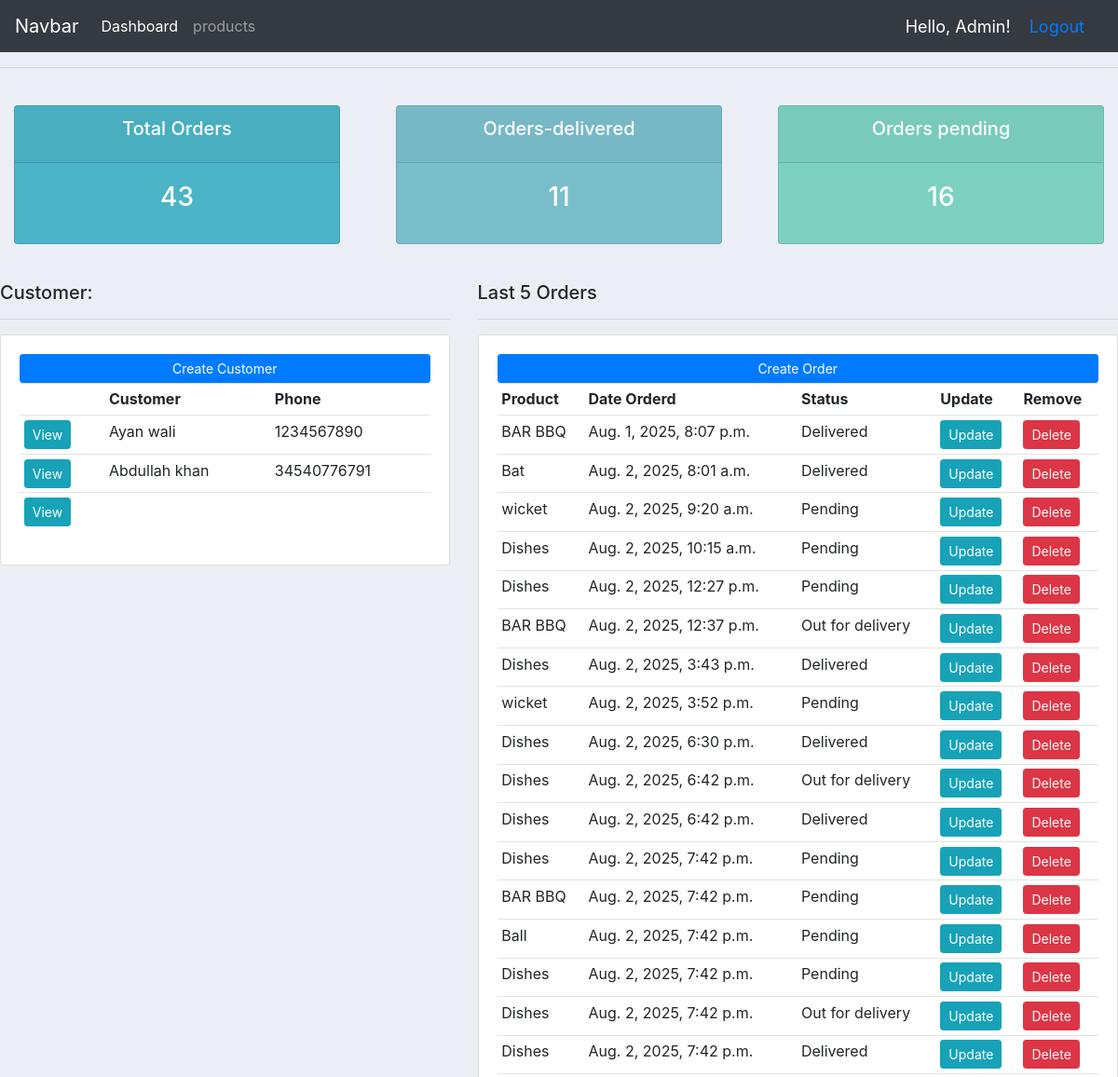
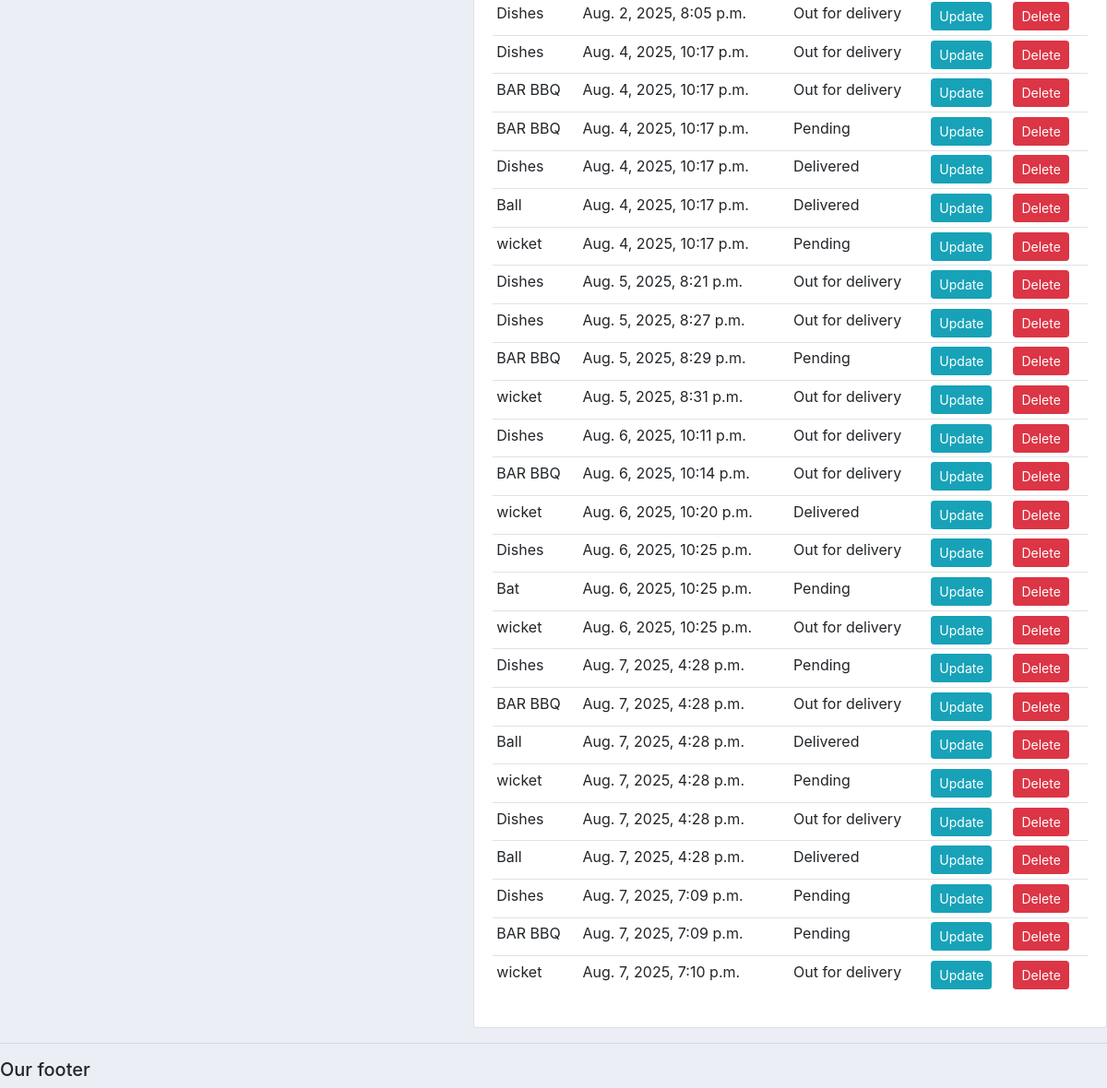
The app's page / (signed in), older data (2 pictures, top to bottom).
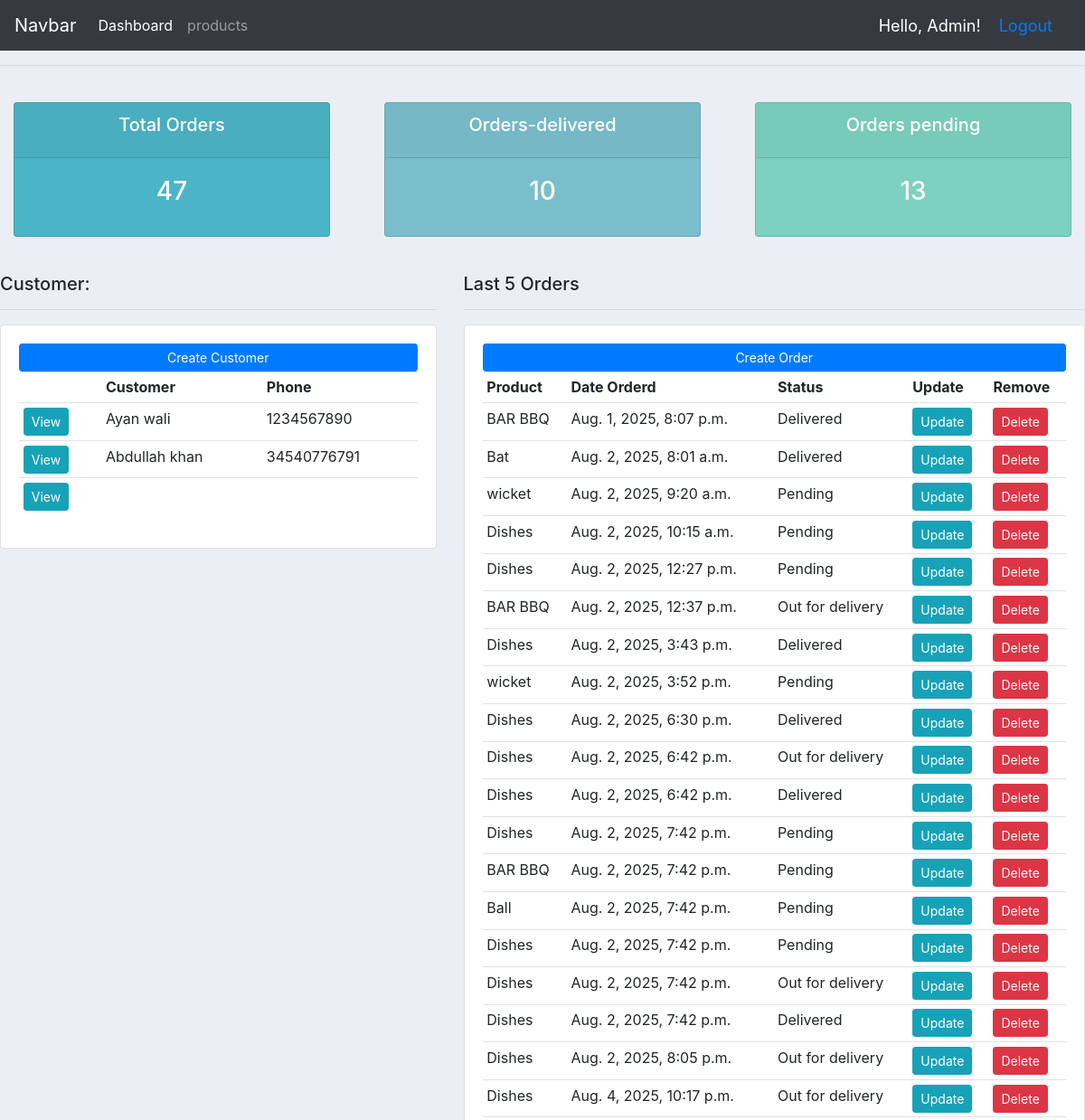
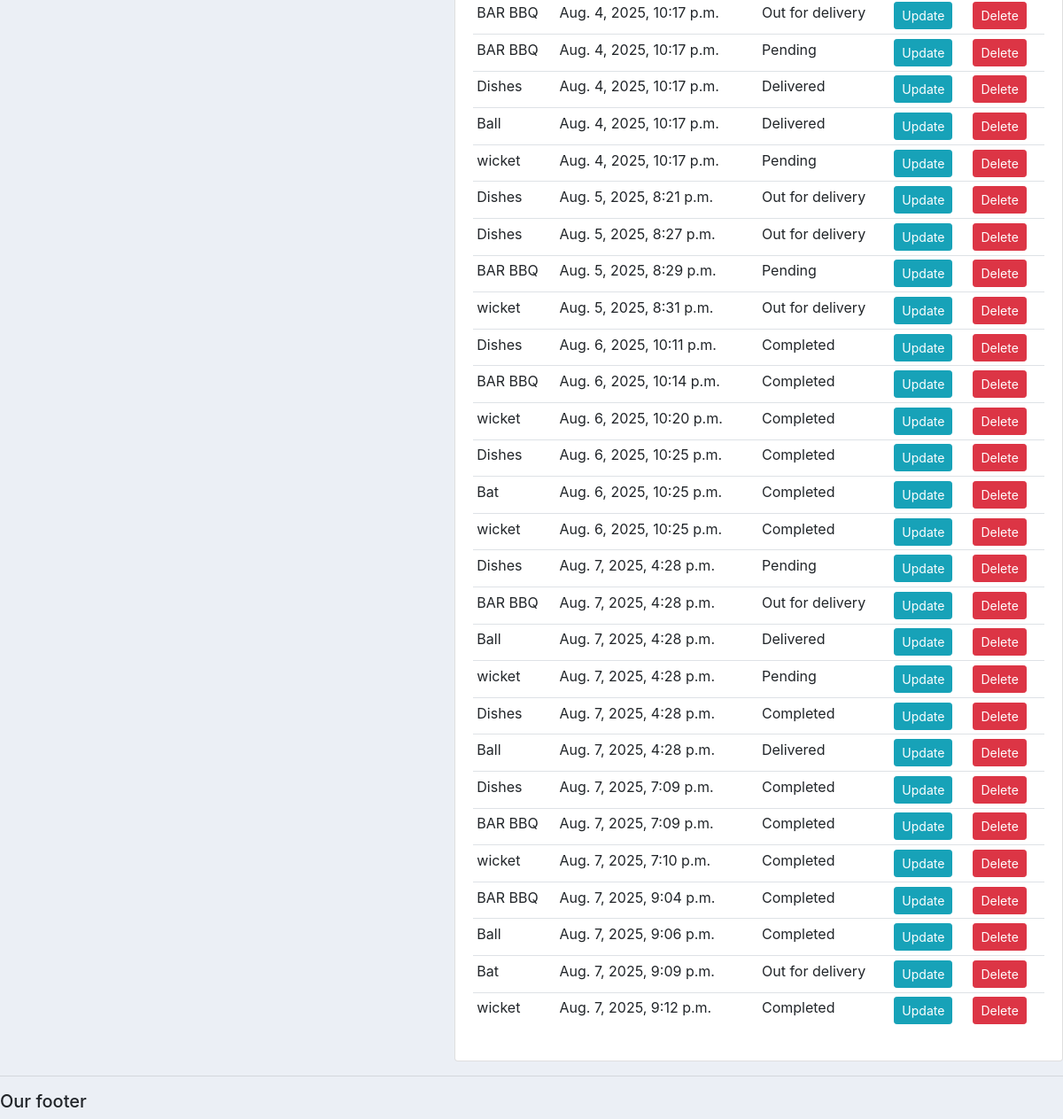
The same page, newer data (2 pictures, top to bottom).
### accounts/models.py (models this page shows, shortened)
class Customer(models.Model):
    user = models.OneToOneField(User, null=True, blank=True, on_delete=models.CASCADE)
    name = models.CharField(max_length=200 )
    sales_rep = models.ForeignKey('SalesRepresentative', null=True, blank=True, on_delete=models.SET_NULL, related_name='assigned_customers')
    profile_pic = models.ImageField(
        upload_to='profile_pics/',  # Images will be saved in MEDIA_ROOT/profile_pics/
        null=True,
        blank=True,
        default='profile_pics/default.png'  # Default image path
    )
    phone = models.CharField(max_length=200)
    email = models.CharField(max_length=200)
    date_created = models.DateTimeField(auto_now_add=True, null=True)

class Order(models.Model):
    STATUS = (
        ('Pending', 'Pending'),
        ('Out for delivery', 'Out for delivery'),
        ('Delivered', 'Delivered'),
    )
    ORDER_TYPE = (
        ('Digitizing', 'Digitizing'),
        ('Vector', 'Vector'),
        ('Patch', 'Patch'),
        ('Quote', 'Quote'),
    )
    customer = models.ForeignKey(Customer, null=True, on_delete=models.SET_NULL)
    product = models.ForeignKey(Product, null=True, on_delete=models.SET_NULL)
    order_type = models.CharField(max_length=50, choices=ORDER_TYPE, null=True, blank=True)
    date_created = models.DateTimeField(auto_now_add=True, null=True)
    status = models.CharField(max_length=200, null=True, choices=STATUS)
    note = models.CharField(max_length=1000, null=True, blank=True)
    design_file = models.FileField(upload_to='designs/', null=True, blank=True)
    invoice_file = models.FileField(upload_to='invoices/', null=True, blank=True)
    status = models.CharField(max_length=200, null=True)
    assigned_to = models.ForeignKey('SalesRepresentative', on_delete=models.SET_NULL, null=True, blank=True)

class Product(models.Model):
    CATEGORY = (
        ('Indoor', 'Indoor'),
        ('Out Door', 'Out Door'),
    )
    name = models.CharField(max_length=200)
    price = models.FloatField(null=True)
    category = models.CharField(max_length=200, null=True, choices=CATEGORY)
    description = models.CharField(max_length=200)
    date_created = models.DateTimeField(auto_now_add=True, null=True)
    tags = models.ManyToManyField(Tag)
    def __str__(self):
        return self.name

### accounts/decorators.py (the view)
    def wrapper_func(request, *args, **kwargs):
        group = None
        if request.user.groups.exists():
            group = request.user.groups.all()[0].name
        if group == 'customer':
            return redirect('user-page')
        elif group == 'sales_rep':
            return redirect('sales-dashboard')
        elif group == 'designer':
            return redirect('designer-dashboard')
        elif group == 'admin':
            return view_func(request, *args, **kwargs)
        else:
            return HttpResponse("You are not authorized to view this page.")

### accounts/views.py (called while the page is built)
@login_required(login_url='login')
@admin_only
def home(request):
    customer = Customer.objects.first()
    orders = Order.objects.all()
    customers = Customer.objects.all()
    total_customers = customers.count()
    total_order = orders.count()
    delivered = orders.filter(status='Delivered').count()
    pending = orders.filter(status='Pending').count()
    context = {
        'orders': orders,
        'customers': customers,
        'total_customers' : total_customers,
        'total_order' : total_order,
        'delivered' : delivered,
        'pending' : pending,
        'customer': customer
    }
    return render(request, 'accounts/dashboard.html', context=context)

### templates/accounts/dashboard.html (shortened to what this page needs)
{% extends 'accounts/main.html' %}
    {% block content %}
    {% include 'accounts/status.html' %}
    <br>
    <div class="row">
        <div class="col-md-5">
            <h5>Customer:</h5>
            <hr>
            <div class="card card-body">
                <a href="" class="btn btn-primary btn-sm btn-block">Create Customer
                </a>
                <table class="table table-sm">
                    <tr>
                        <th></th>
                        <th>Customer</th>
                        <th>Phone</th>
                    </tr>
                    {% for customer in customers %}
                    <tr>
                        <td><a class="btn btn-sm btn-info" href="{% url 'customer' customer.id %}">View</a></td>
                        <td>{{customer.name}}</td>
                        <td>{{customer.phone}}</td>
                    </tr>
                    {% endfor %}
                </table>
            </div>
        </div>
        <div class="col-md-7">
            <h5>Last 5 Orders</h5>
            <hr>
            <div class="card card-body">
                <a class="btn btn-primary btn-sm btn-block" href="{% url 'create_order' customer.id %}">Create Order
                </a>
                <table class="table table-sm">
                    <tr>
                        <th>Product</th>
                        <th>Date Orderd</th>
                        <th>Status</th>
                        <th>Update</th>
                        <th>Remove</th>
                    </tr>
                    {% for order in orders %}
                    <tr>
                        <td>{{order.product}}</td>
                        <td>{{order.date_created}}</td>
                        <td>{{order.status}}</td>
                        <td><a class="btn btn-sm btn-info" href="{% url 'update_order' order.id %}">Update</a></td>
                        <td><a class="btn btn-sm btn-danger" href="{% url 'delete_order' order.id %}">Delete</a></td>
                    </tr>
                    {% endfor %}
                </table>
            </div>
        </div>
    </div>
    {% endblock %}

### templates/accounts/main.html (shortened to what this page needs)
{% load static %}
<!DOCTYPE html>
<html lang="en">
<head>
    <link rel="stylesheet" href="https://cdn.jsdelivr.net/npm/bootstrap@4.3.1/dist/css/bootstrap.min.css">
    <link rel="stylesheet" href="{% static '/css/main.css' %}">
</head>
<body>
    {% include 'accounts/navbar.html' %}
    <hr>
    {% block content %} {% endblock %}
    <hr>
    <h5>Our footer</h5>
</body>
</html>

### templates/accounts/navbar.html (shortened to what this page needs)
{% load static %}
<nav class="navbar navbar-expand-lg navbar-dark bg-dark">
    <a class="navbar-brand" href="{% url 'home' %}">Navbar</a>
    <div class="collapse navbar-collapse" id="navbarNav">
      <ul class="navbar-nav">
        {% if request.user.is_staff %}
        <li class="nav-item active">
          <a class="nav-link" href="{% url 'home' %}">Dashboard</a>
        </li>
        <li class="nav-item">
          <a class="nav-link" href="{% url 'products' %}">products</a>
        </li>
        {% else %}
        <li class="nav-item">
            <a class="nav-link" href="{% url 'account' %}">Settings</a>
          </li>
        {% endif %}
      </ul>
    </div>
    <span class="hello-msg">Hello, {{ user.first_name }}!</span>
    <span class="hello-msg"><a href="{% url 'logout' %}">Logout</a></span>
  </nav>

### templates/accounts/status.html
<br>
<div class="row">
    <div class="col">
        <div class="col-md">
            <div class="card text-center text-white mb-3" id="total-orders">
                <div class="card-header">
                    <h5 class="card-title">Total Orders</h5>
                </div>
                <div class="card-body">
                    <h3 class="card-title">{{total_order}}</h3>
                </div>
            </div>
        </div>
    </div>
    <div class="col">
        <div class="col-md">
            <div class="card text-center text-white mb-3" id="orders-delivered">
                <div class="card-header">
                    <h5 class="card-title">Orders-delivered</h5>
                </div>
                <div class="card-body">
                    <h3 class="card-title">{{delivered}}</h3>
                </div>
            </div>
        </div>
    </div>
    <div class="col">
        <div class="col-md">
            <div class="card text-center text-white mb-3" id="orders-pending">
                <div class="card-header">
                    <h5 class="card-title">Orders pending</h5>
                </div>
                <div class="card-body">
                    <h3 class="card-title">{{pending}}</h3>
                </div>
            </div>
        </div>
    </div>
</div>

### static/css/main.css (style rules this page uses)
body { background-color: #ebeff5; }
#total-orders { background-color: #4cb4c7; }
#orders-delivered { background-color: #7abecc; }
#orders-pending { background-color: #7cd1c0; }

### templates/accounts/navbar.html (style rules this page uses)
.hello-msg { font-size: 18px; color: white; margin-right: 20px; }

Row changes from the older to the newer data that the page shows:
changed Order "Aug. 6, 2025, 10:11 p.m.": status "Out for delivery" → "Completed"
changed Order "Aug. 6, 2025, 10:14 p.m.": status "Out for delivery" → "Completed"
changed Order "Aug. 6, 2025, 10:20 p.m.": status "Delivered" → "Completed"
changed Order (number 32 of 47 on the later page): status "Out for delivery" → "Completed"
changed Order (number 33 of 47 on the later page): status "Pending" → "Completed"
changed Order (number 34 of 47 on the later page): status "Out for delivery" → "Completed"
changed Order (number 39 of 47 on the later page): status "Out for delivery" → "Completed"
changed Order (number 41 of 47 on the later page): status "Pending" → "Completed"
changed Order (number 42 of 47 on the later page): status "Pending" → "Completed"
changed Order "Aug. 7, 2025, 7:10 p.m.": status "Out for delivery" → "Completed"
added Order: product "BAR BBQ", date_created "Aug. 7, 2025, 9:04 p.m.", status "Completed"
added Order: product "Ball", date_created "Aug. 7, 2025, 9:06 p.m.", status "Completed"
added Order: product "Bat", date_created "Aug. 7, 2025, 9:09 p.m.", status "Out for delivery"
added Order: product "wicket", date_created "Aug. 7, 2025, 9:12 p.m.", status "Completed"
Text that changed along with them:
{{ total_order }}: "43" → "47"
{{ delivered }}: "11" → "10"
{{ pending }}: "16" → "13"
